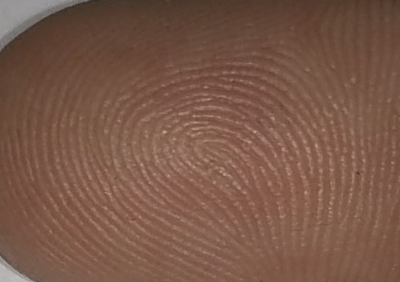
#> input picture fingerPrint/Test/finger.png, 400 x 282 px
$ python fingerImage.py
#> lines starting #> are read from the running program, lines starting #| are printed output that depends on the picture; after the words box and inside, x2 and y2 are one past the last pixel; in counts of white or black regions, pixels touching at a corner belong together
import os
import cv2
import dlib
import numpy as np
import matplotlib as mat

image = cv2.imread("Test/finger.png")
#> image is the input picture: shape (282, 400, 3); mean B, G, R 72.1, 87.7, 121.6

#contrast and brightness to 0.8 and 25
brightness = 25
contrast = 0.8
img = np.int16(image)
img = img * (contrast/127+1) - contrast + brightness
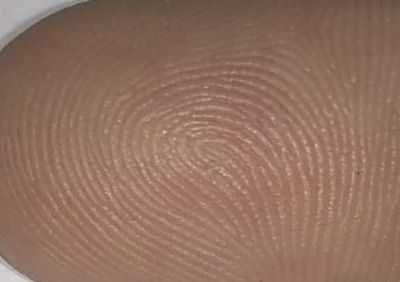
#> img: shape (282, 400, 3) float64; mean B, G, R 96.8, 112.4, 146.6
img = np.clip(img, 0, 255)
img = np.uint8(img)

#Gray
gray_image = cv2.cvtColor(img, cv2.COLOR_BGR2GRAY)


clahe = cv2.createCLAHE(clipLimit=2.0, tileGridSize=(8,8))
cImg = clahe.apply(gray_image)
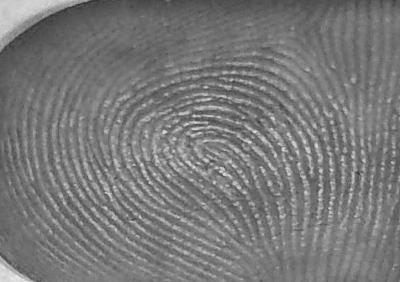
#> cImg: shape (282, 400); min 49, max 233, mean 120.3

equ = cv2.equalizeHist(cImg)
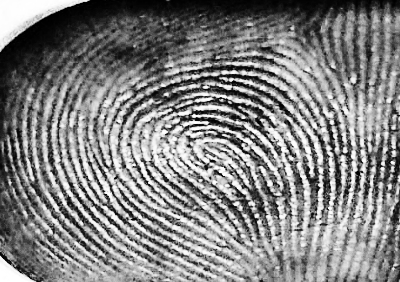
#> equ: shape (282, 400); min 0, max 255, mean 129.4

#Normalized
norm_image = cv2.normalize(equ, None, 0, 255 , cv2.NORM_MINMAX)

#adaptive (gaussian c) threshold for block size of 15 and constant 2
thresholdImg = cv2.adaptiveThreshold(norm_image, 255, cv2.ADAPTIVE_THRESH_GAUSSIAN_C, cv2.THRESH_BINARY, 15, 2)
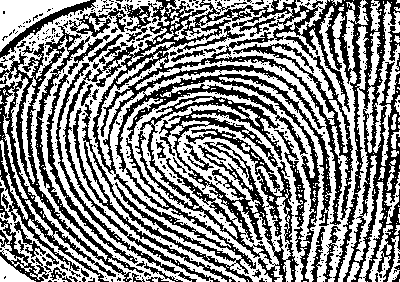
#> thresholdImg: shape (282, 400); 54.6% white; 366 black regions (309 under 20 px), largest, box (x1, y1, x2, y2) and area: (63, 0, 400, 282) 27766, (135, 96, 299, 282) 8119, (0, 26, 144, 282) 6649

#Gaussian Blur
thImg = cv2.blur(thresholdImg, (5,5))
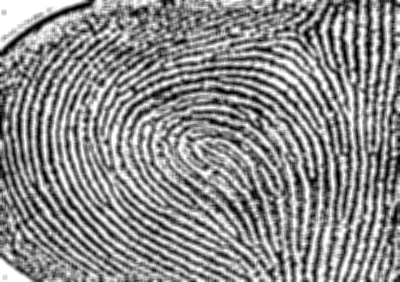
#> thImg: shape (282, 400); min 0, max 255, mean 139.2
thImg2 = cv2.medianBlur(thImg,5)
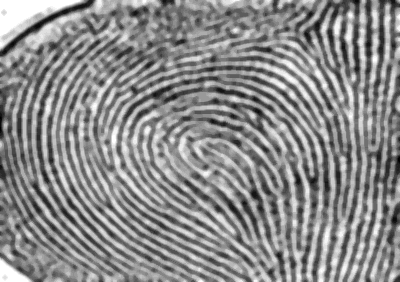
#> thImg2: shape (282, 400); min 0, max 255, mean 139.2
# 閾值
smoothImg = cv2.adaptiveThreshold(thImg2, 255, cv2.ADAPTIVE_THRESH_GAUSSIAN_C, cv2.THRESH_BINARY, 15, 2)
#> smoothImg: shape (282, 400); 51.9% white; 102 black regions (42 under 20 px), largest, box (x1, y1, x2, y2) and area: (91, 0, 341, 282) 13678, (137, 96, 306, 282) 6653, (0, 0, 130, 282) 3233
smoothImg2 = cv2.adaptiveThreshold(thImg, 255, cv2.ADAPTIVE_THRESH_GAUSSIAN_C, cv2.THRESH_BINARY, 15, 2)
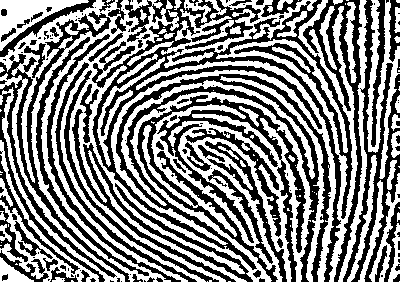
#> smoothImg2: shape (282, 400); 51.5% white; 133 black regions (67 under 20 px), largest, box (x1, y1, x2, y2) and area: (92, 0, 353, 282) 17394, (137, 95, 306, 282) 6595, (0, 11, 130, 282) 4869


cv2.imwrite('gray_image.png',gray_image)
cv2.imshow('og_image',img)
cv2.imshow('gray_image',smoothImg2)
cv2.imshow('test',smoothImg)
cv2.waitKey(0)                 # Waits forever for user to press any key
cv2.destroyAllWindows()
